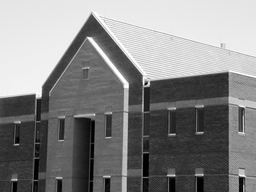
#> input picture zajecia_2/dom.png, 256 x 192 px, shrunk from 557 x 417 before the run
$ jupyter execute 09_Canny.ipynb   (older library calls are emulated)
#> lines starting #> are read from the running program, lines starting #| are printed output that depends on the picture
# Detekcja krawędzi

## Cel ćwiczenia

- Zapoznanie z metodami detekcji krawędzi:
    - Sobel, Prewitt, Roberts - przypomnienie,
    - Laplasjan z Gaussa (LoG – ang. Laplacian of Gaussian),
    - Canny.

Detekcja krawędzi przez wiele lat była podstawą algorytmów segmentacji.
Krawędzie wykrywane są najczęściej z wykorzystaniem pierwszej (gradient) i drugiej (Laplasjan) pochodnej przestrzennej.
Wykorzystanie obu metod zaprezentowane zostało w ćwiczeniu *Przetwarzanie wstępne. Filtracja kontekstowa*.

W niniejszym ćwiczeniu poznane detektory krawędzi zostaną porównane z bardziej zaawansowanymi: Laplasjan z funkcji Gaussa (LoG), Zero Crossing i Canny.

## Laplasjan z Gaussa (LoG)

Funkcja Gaussa:<br>
\begin{equation}
h(r) = e^{\frac{-r^2}{2 \sigma^2}}
\end{equation}<br>
gdzie:
- $r^2 = x^2 + y^2$
- $\sigma$ to odchylenie standardowe.

Działanie filtracji Gaussowskiej zostało przedstawione w ćwiczeniu "Przetwarzanie wstępne". W jej wyniku następuje rozmazanie obrazu.
Laplasjan tej funkcji dany jest wzorem:

\begin{equation}
\nabla^2 h(r) = \frac{r^2 - 2\sigma^2}{\sigma^4} e^{-\frac{r^2}{2\sigma^2}}
\end{equation}

Funkcję (z oczywistych powodów) nazywamy Laplasjan z Gaussa (LoG).
Ponieważ druga pochodna jest operacją liniową, konwolucja obrazu z $\nabla^2 h(r)$ daje taki sam efekt jak zastosowanie filtracji Gaussa na obrazie, a następnie obliczenie Laplasjanu z wyniku.
Lokalizacja krawędzi polega na znalezieniu miejsca, gdzie po filtracji LoG następuje zmiana znaku.

1. Wczytaj obraz *house.png*.
2. Wykonaj rozmycie Gaussowskie obrazu wejściowego.
W tym celu wykorzysaj funkcję `cv2.GaussianBlur(img, kSize, sigma)`.
Pierwszy argument jest obrazem wejśćiowym.
Drugi jest rozmiarem filtru (podanym w nawiasach okrągłych, np. *(3, 3)*).
Trzecim argumentem jest odchylenie standardowe. Wartość jest dobrana automatycznie, jeśli zosanie podana wartość `0` (będą równe rozmiarowi).
3. Oblicz laplasjan obrazu rozmytego.
W tym celu wykorzysaj funkcję `cv2.Laplacian(img, ddepth)`.
Pierszym argumentem jest obraz wejściowy.
Drugim argumentem jest typ danych wejściowych. Użyj `cv2.CV_32F`.
4. Wyznacz miejsca zmiany znaku.
Zaimplementuj funkcję `crossing(LoG, thr)`:
    - Najpierw stwórz tablicę, do której zostanie zapisany wynik.
    Jej rozmiar jest taki sam jak przetwarzanego obrazu.
    - Następnie wykonaj pętle po obrazie (bez ramki jednopikselowej).
    W każdej iteracji stwórz otoczenie o rozmiarze $3 \times 3$.
    Dla otoczenia oblicz wartość maksymalną i minimalną.
    - Jeśli wartości te mają przeciwne znaki, to do danego miejsca tablicy przypisz wartość:
        - jeśli piksel wejściowy > 0, to dodaj do niego wartość bezwzględną minimum.
        - jeśli piksel wejściowy < 0, to do jego wartości bezwzględnej dodaj maksimum.
    - Zmień zakres wykonanej tablicy do $<0, 255>$.
    - Wykonaj progowanie tablicy. Próg jest argumentem wejściowym.
    - Przeskaluj dane binarne do wartości `[0, 255]`.
    - Wykonaj konwersję do typu *uint8*.
    - Wykonaj rozmycie medianowe wyniku.
    Wykorzystaj funkcję `cv2.medianBlur(img, kSize)`.
    Pierwszym argumentem jest obraz wejśćiowy, a drugim rozmiar filtra.
    - Zwróć wyznaczoną tablicę.
5. Wyświetl obraz wynikowy.
6. Dobierz parametry (rozmiar filtru Gaussa, odchylenie standardowe, próg binaryzacji) tak, by widoczne były kontury domu, ale nie dachówki.

[cell 1]
import cv2
from matplotlib import pyplot as plt
import numpy as np
import math
import os
import requests

url = 'https://raw.githubusercontent.com/vision-agh/poc_sw/master/09_Canny/'

fileNames = ["dom.png"]
for fileName in fileNames:
    if not os.path.exists(fileName):
      r = requests.get(url + fileName, allow_redirects=True)
      open(fileName, 'wb').write(r.content)

def plots(**kwargs):

    n = len(kwargs)
    fig, axes = plt.subplots(((n - 1) // 3) + 1, np.min([3, n]))
    fig.set_size_inches(np.min([n * 6, 20]), (((n - 1) // 3) + 1) * 8)
    i = 0

    for key, image in kwargs.items():
        if n == 1:
            axes.imshow(image, "gray")
            axes.axis("off")
            axes.set_title(key)
            axes.set_facecolor('white')
        elif n <= 3:
            axes[i].imshow(image, "gray")
            axes[i].axis("off")
            axes[i].set_title(key)
            axes[i].set_facecolor('white')
        elif n > 3:
            axes[i // 3, i % 3].imshow(image, "gray")
            axes[i // 3, i % 3].set_title(key)
            axes[i // 3, i % 3].set_facecolor('white')

        i += 1

    if n > 1:
        for ax in axes.flat:
            ax.axis("off")

    fig.patch.set_facecolor('white')

    plt.show()

dom = cv2.imread("dom.png", cv2.IMREAD_GRAYSCALE)
#> dom is the input picture: shape (192, 256); min 0, max 255, mean 133.3

images = {
    "Oryginał": dom
}

plots(**images)

[cell 2]
gauss_blur = cv2.GaussianBlur(dom, (7, 7), 1.6)
laplacian = cv2.Laplacian(gauss_blur, cv2.CV_32F)
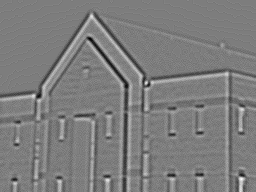
#> laplacian: shape (192, 256) float32; min -31, max 32, mean 0; drawn with min black and max white

images = {
    "Oryginał": dom,
    "Rozmycie Gaussa": gauss_blur,
    "Laplasjan": laplacian
}

def get_neighbours(img: np.ndarray, i, j, size):
    n = size // 2
    height, width = img.shape

    if n <= i and n <= j and i + n <= height - 1 and j + n <= width - 1:
        img_part = np.copy(img[i - n : i + n + 1, j - n : j + n + 1])
        return img_part
    else:
        print("Couldn't get neighbourhood proper")
        return None

def get_min_max(img_part: np.ndarray):
    return np.min(img_part), np.max(img_part)

def is_different_sign(min, max):
    return (not (min >= 0 and max >= 0)) and (not (min < 0 and max < 0))

def is_border(img: np.ndarray, i, j, neigh_size=3):
    neighbourhood = get_neighbours(img, i, j, neigh_size)
    pixel = img[i, j]
    min, max = get_min_max(neighbourhood)

    if is_different_sign(min, max):
        if pixel >= 0:
            return pixel + np.abs(min)
        else:
            return np.abs(pixel) + max
    else:
        return 0

def scale_img(img: np.ndarray):
    height, width = img.shape
    min, max = get_min_max(img)
    pre_scale_range = max - min

    for i in range(height):
        for j in range(width):
            img[i, j] = 255 * (img[i, j] - min) / pre_scale_range

def crossing(log: np.ndarray, thr):
#> called with thr = 65
    height, width = log.shape
#> height = 192; width = 256
    results = np.zeros((height, width))

    for i in range(1, height - 1):
        for j in range(1, width - 1):
            results[i, j] = is_border(log, i, j)
#> this loop made 190 passes
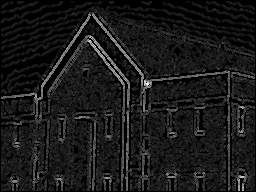
#> results: shape (192, 256) float64; min 0, max 32, mean 3.2; drawn with min black and max white

    images["Wykrycie krawędzi"] = results

    scale_img(results)
    images["Po przeskalowaniu"] = results

    results = results > thr
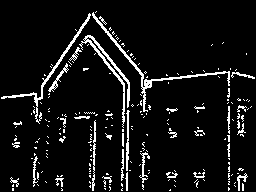
#> results: shape (192, 256) bool; 7.5% white in thin lines or dots
    images["Po progrowaniu"] = results

    return cv2.medianBlur(results.astype(np.uint8), 3)
#> returned value: shape (192, 256); values 0 (black) and 1 (white), 6.2% white in thin lines or dots

images["Wynik"] = crossing(laplacian, 65)
plots(**images)

## Algorytm Canny'ego

> Algorytm Canny'ego to często wykorzystywana metoda detekcji krawędzi.
> Zaproponowana została w 1986r. przez Johna F. Cannego.
> Przy jego projektowaniu założono trzy cele:
> - niska liczba błędów - algorytm powinien znajdywać wszystkie krawędzie oraz generować jak najmniej fałszywych detekcji,
> - punkty krawędziowe powinny być poprawnie lokalizowane - wykryte punkty powinny być jak najbardziej zbliżone do rzeczywistych,
> - krawędzie o szerokości 1 piksela - algorytm powinien zwrócić jeden punkt dla każdej rzeczywistej krawędzi.

Zaimplementuj algorytm detekcji krawędziCanny'ego:
1. W pierwszym kroku obraz przefiltruj dwuwymiarowym filtrem Gaussa.
2. Następnie oblicz gradient pionowy i poziomy ($g_x $ i $g_y$).
Jedną z metod jest filtracja Sobela.
3. Dalej oblicz amplitudę:
$M(x,y)  = \sqrt{g_x^2+g_y^2}$ oraz kąt:
$\alpha(x,y) = arctan(\frac{g_y}{g_x})$.
Do obliczenia kąta wykorzystaj funkcję `np.arctan2(x1, x2)`.
Wynik jest w radianach.
4. W kolejnym etapie wykonaj kwantyzację kątów gradientu.
Kąty od $-180^\circ$ do $180^\circ$ można podzielić na 8 przedziałów:
[$-22.5^\circ, 22.5^\circ$], [$22.5^\circ, 67.5^\circ$],
[$67.5^\circ, 112.5^\circ$], [$112.5^\circ, 157.5^\circ$],
[$157.5^\circ, -157.5^\circ$], [$-157.5^\circ, -112.5^\circ$],
[$-112.5^\circ, -67.5^\circ$], [$-67.5^\circ, -22.5^\circ$].
Przy czym należy rozpatrywać tylko 4 kierunki:
    - pionowy ($d_1$),
    - poziomy ($d_2$),
    - skośny lewy ($d_3$),
    - skośny prawy ($d_4$).
5. Dalej przeprowadź eliminację pikseli, które nie mają wartości maksymalnej (ang. *nonmaximal suppresion*).
Celem tej operacji jest redukcja szerokości krawędzi do rozmiaru 1 piksela.
Algorytm przebiega następująco.
W rozpatrywanym otoczeniu o rozmiarze $3 \times 3$:
    - określ do którego przedziału należy kierunek gradientu piksela centralnego ($d_1, d_2, d_3, d_4$).
    - przeanalizuje sąsiadów leżących na tym kierunku.
Jeśli choć jeden z nich ma amplitudę większą niż piksel centralny, to należy uznać, że nie jest lokalnym maksimum i do wyniku przypisać $g_N(x,y) = 0$.
W przeciwnym przypadku $g_N(x,y) = M(x,y)$.
Przez $g_N$ rozumiemy obraz detekcji lokalnych maksimów.
Zaimplementuj funkcję `nonmax`.
Pierwszym argementem jest macierz kierunków (po kwantyzacji).
Drugim argumentem jest macierz amplitudy.
6. Ostatnią operacją jest binaryzacja obrazu $g_N$.
Stosuje się tutaj tzw. binaryzację z histerezą.
Wykorzystuje się w niej dwa progi: $T_L$ i $T_H$, przy czym $T_L < T_H$.
Canny zaproponował, aby stosunek progu wyższego do niższego był jak 3 lub 2 do 1.
Rezultaty binaryzacji można opisać jako:<br>
$g_{NH}(x,y) = g_N(x,y) \geq TH $<br>
$g_{NL}(x,y) = TH > g_N(x,y) \geq TL $<br>
Można powiedzieć, że na obrazie $g_{NH}$ są "pewne" krawędzie.
Natomiast na $g_{NL}$ "potencjalne".
Często krawędzie "pewne" nie są ciągłe.
Dlatego wykorzystuje się obraz $g_{NL}$ w następującej procedurze:
    - Stwórz stos zawierający wszystkie piksele zaznaczone na obrazie $g_{NH}$.
W tym celu wykorzystaj listę współrzędnych `[row, col]`.
Do pobrania elementu z początku służy metoda `list.pop()`.
Do dodania elementu na koniec listy służy metoda `list.append(new)`.
    - Stwórz obraz, który będzie zawierał informację czy dany piksel został już odwiedzony.
    - Stwórz obraz, któy zawierać będzie wynikowe krawędzie.
Jej rozmiar jest równy rozmiarowi obrazu.
    - Wykonaj pętlę, która będzie pobierać elementy z listy, dopóki ta nie będzie pusta.
W tym celu najlepiej sprawdzi się pętla `while`.
    - W każdej iteracji pobierz element ze stosu.
    - Sprawdź czy dany element został już odwiedzony.
    - Jeśli nie został, to:
        - Oznacz go jako odwiedzony,
        - Oznacz piksel jako krawędź w wyniku,
        - Sprawdź otoczenie piksela w obrazie $g_{NL}$,
        - Dodaj do stosu współrzędne otoczenia, które zawierają krawędź (potencjalną).
        Można to wykoanać np. pętlą po stworzonym otoczeniu.
7. Wyświetl obraz oryginalny, obraz $g_{NH}$ oraz obraz wynikowy.

Pomocnicze obrazy $g_{NH}$ i $g_{NL}$ zostały wprowadzone dla uproszczenia opisu.
Algorytm można zaimplementować wbardziej "zwarty" sposób.

Na podstawie powyższego opisu zaimplementuj algorytm Cannego.

[cell 3]
def get_amplitude_and_angles(laplacian: np.ndarray):
    sobel_vertical = cv2.Sobel(laplacian, cv2.CV_64F, 1, 0, ksize=3)
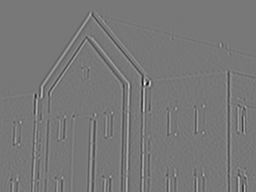
#> sobel_vertical: shape (192, 256) float64; min -728, max 815, mean 0; drawn with min black and max white
    sobel_horizontal = cv2.Sobel(laplacian, cv2.CV_64F, 0, 1, ksize=3)
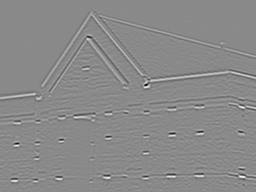
#> sobel_horizontal: shape (192, 256) float64; min -627, max 532, mean 0; drawn with min black and max white

    amplitude = np.sqrt(np.power(sobel_horizontal, 2) + np.power(sobel_vertical, 2))
    angle = np.arctan2(sobel_horizontal, sobel_vertical)
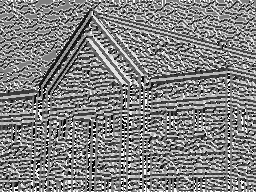
#> angle: shape (192, 256) float64; min -3.14, max 3.14, mean 0.053; drawn with min black and max white

    return amplitude, angle

def quantize_angles(angle: np.ndarray):
    directions = np.array([i % 4 for i in range(8)])
    divided_on_eight = np.round(angle / (np.pi / 4)).astype(np.int8)

    return directions[divided_on_eight]
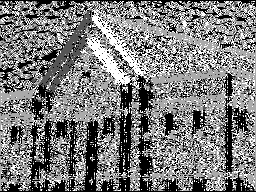
#> returned value: shape (192, 256) int64; min 0, max 3, mean 1.45; drawn with min black and max white

def analyze_directions(img_part: np.ndarray, direction):
    if img_part.shape == (3, 3):
        central_pixel = img_part[1, 1]
        match direction:
            case 0:
                if img_part[1, 0] > central_pixel  or img_part[1, 2] > central_pixel:
                    return 0
                return central_pixel
            case 1:
                if img_part[0, 0] > central_pixel  or img_part[2, 2] > central_pixel:
                    return 0
                return central_pixel
            case 2:
                if img_part[0, 1] > central_pixel  or img_part[2, 1] > central_pixel:
                    return 0
                return central_pixel
            case 3:
                if img_part[0, 2] > central_pixel  or img_part[2, 0] > central_pixel:
                    return 0
                return central_pixel

    print("Not adjusted for img_part shape other than (3, 3)")
    return None

def nonmax(directions: np.ndarray, amplitude: np.ndarray):
    height, width = directions.shape
    gN = np.zeros(directions.shape)

    for i in range(1, height - 1):
        for j in range(1, width - 1):
            gN[i, j] = analyze_directions(get_neighbours(amplitude, i, j, 3), directions[i, j])
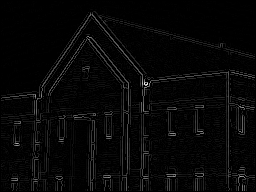
#> gN: shape (192, 256) float64; min 0, max 839.9, mean 23.7; drawn with min black and max white

    return gN

def look_for_potential_edges(gNL: np.ndarray):
    height, width = gNL.shape
    potential_edges = []

    for i in range(height):
        for j in range(width):
            if not (i, j) == (1, 1):
                if gNL[i, j] == 255:
                    potential_edges.append([i, j])

    return potential_edges

def canny_binarization(gN: np.ndarray, tl, th):
#> called with tl = 100, th = 200
    height, width = gN.shape

    gNH = gN >= th
#> gNH: shape (192, 256) bool; 3.3% white in thin lines or dots
    gNL = (gN >= tl) & (gN < th)
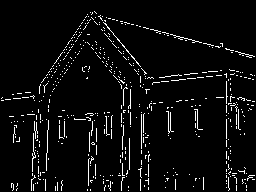
#> gNL: shape (192, 256) bool; 4.8% white in thin lines or dots

    visited = np.zeros(gN.shape)
    results = np.zeros(gN.shape)
    stack = [[i, j] for i in range(height) for j in range(width) if gNH[i, j]]

    while len(stack) > 0:
        i, j = stack.pop()

        if not visited[i, j]:
            visited[i, j] = 1
            results[i, j] = 255

            neighbourhood = get_neighbours(gNL, i, j, 3)
            stack += look_for_potential_edges(neighbourhood)
#> results: shape (192, 256) float64; 3.3% white in thin lines or dots
#> visited: shape (192, 256) float64; values 0 (black) and 1 (white), 3.3% white in thin lines or dots

    return results

def canny_detection(img: np.ndarray, tl, th):

    gauss_blur = cv2.GaussianBlur(img, (3, 3), 0)
    laplacian = cv2.Laplacian(gauss_blur, cv2.CV_32F)

    amplitude, angle = get_amplitude_and_angles(laplacian)

    directions = quantize_angles(angle)

    gN = nonmax(directions, amplitude)

    return canny_binarization(gN, tl, th)

images = {
    "Oryginał": dom,
    "Ręczenie implementowany Canny": canny_detection(dom, 100, 200)
}

plots(**images)

## Algorytm Canny'ego - OpenCV

1. Wykonaj dektekcję krawędzi metodą Canny'ego wykorzystując funkcję `cv2.Canny`.
    - Pierwszym argumentem funkcji jest obraz wejściowy.
    - Drugim argumentem jest mniejszy próg.
    - Trzecim argumentem jest większy próg.
    - Czwarty argument to tablica, do której wpisany zostanie wynik.
    Można zwrócić go przez wartość i podać wartość `None`.
    - Piąty argument to rozmiar operatora Sobela (w naszym przypadku 3).
    - Szósty argument to rodzaj używanej normy.
    0 oznacza normę $L_1$, 1 oznacza normę $L_2$. Użyj $L_2$.
2. Wynik wyświetl i porównaj z własną implementacją.

[cell 4]
images["Canny z openCV"] = cv2.Canny(dom, 100, 200, None, 3, 2)

plots(**images)
#> in plots (call 4), `plt.show()`:
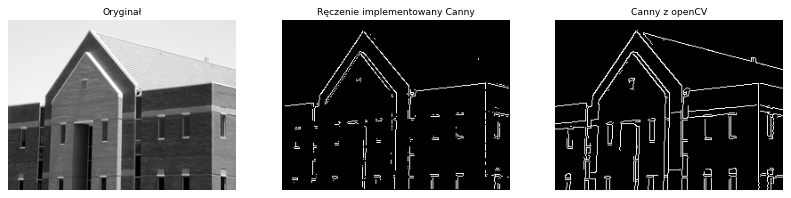
#> figure drawn by matplotlib, 3 panels
